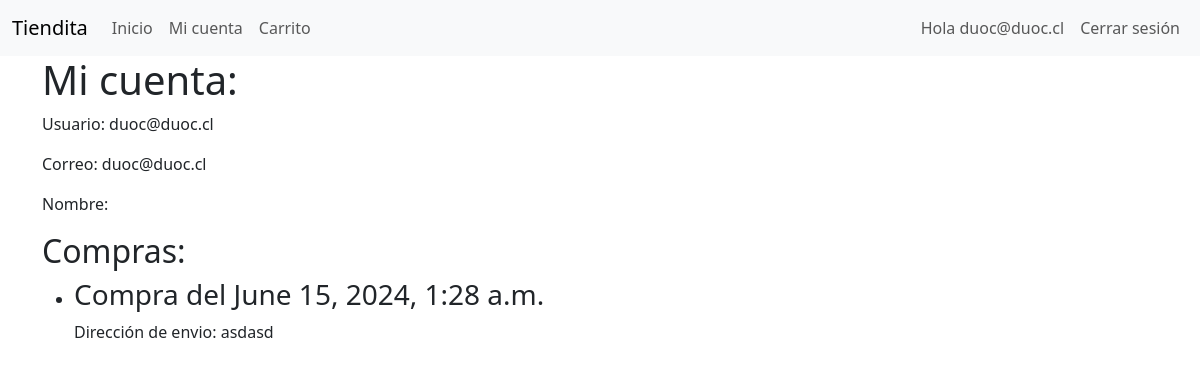
/mi-cuenta (signed in), run on an earlier commit of the app's database.
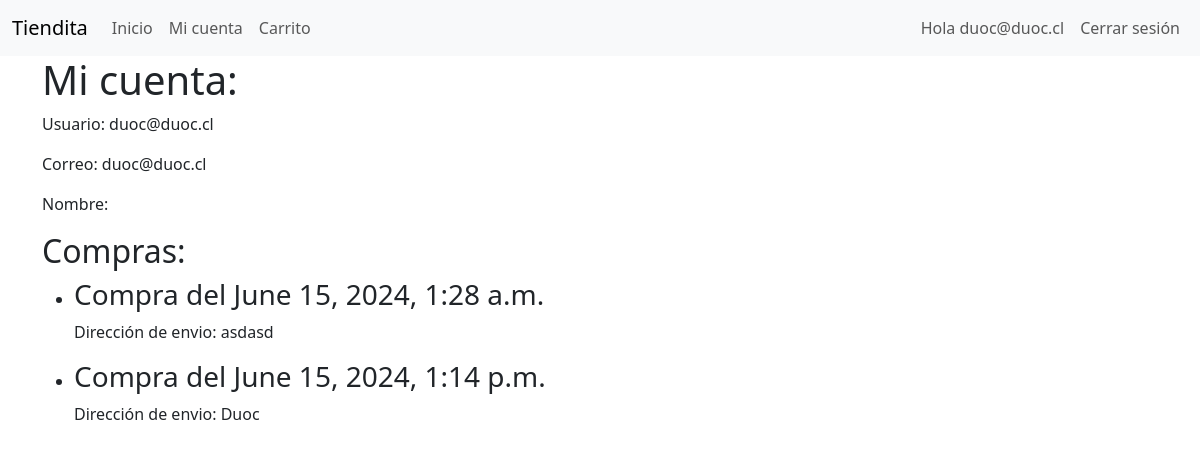
And on a later commit of the database.
### web/models.py (models this page shows)
class Compra(models.Model):
    id = models.BigAutoField(primary_key=True)
    total = models.IntegerField(null=False)
    fecha = models.DateTimeField(auto_now_add=True)
    direccion = models.CharField(max_length=2048,null=False)
    comprador = models.ForeignKey(User,on_delete=models.CASCADE)

### web/views.py (the view)
# urls.py: path('mi-cuenta',views.cuenta,name='cuenta'),
@login_required(login_url='/login')
def cuenta(request):
    mis_compras = Compra.objects.filter(comprador = request.user)
    f = Fernet(CLAVE_FERNET)
    compras = list(mis_compras.values())
    for compra in compras:
        dir = f.decrypt(compra['direccion'].encode()).decode('utf-8')
        compra['direccion'] = dir
    return render(request,'cuenta.html',{"compras":compras})

### web/templates/cuenta.html (shortened to what this page needs)
{% extends "base.html" %}
{% block contenido %}
 <h1>Mi cuenta:</h1>
 <p>Usuario: {{user.username}}</p>
 <p>Correo: {{user.email}}</p>
 <p>Nombre: {{user.name}}</p>
 <h2>Compras:</h2>
    <ul>
        {% for compra in compras %}
        <li>
            <h3>Compra del {{compra.fecha}}</h3>
            <p>Dirección de envio: {{compra.direccion}}</p>
        </li>
        {% endfor %}
{% endblock contenido %}

### web/templates/base.html (shortened to what this page needs)
{% load static %}
<!doctype html >
<html lang="es"
>
  <head>
    <link href="https://cdn.jsdelivr.net/npm/bootstrap@5.3.3/dist/css/bootstrap.min.css" rel="stylesheet">
    <link rel="stylesheet" href="{% static 'styles.css' %}">
  </head>
  <body>
    <nav class="navbar navbar-expand-lg bg-body-tertiary">
        <div class="container-fluid">
          <a class="navbar-brand" href="{% url "inicio" %}">Tiendita</a>
          <div class="collapse navbar-collapse" id="navbarNav">
            <ul class="navbar-nav">
              <li class="nav-item">
                <a class="nav-link" href="{% url "inicio" %}">Inicio</a>
              </li>
              <li class="nav-item">
                <a class="nav-link" href="{% url "cuenta" %}">Mi cuenta</a>
              </li>
              <li class="nav-item">
                <a class="nav-link" href="{% url "carro" %}">Carrito</a>
              </li>
            </ul>
          </div>
          <div class="derecha">
            <ul class="navbar-nav">
              {% if user.is_authenticated %}
              <li class="nav-item">
                <a class="nav-link" ">Hola {{user.username}}</a>
              </li>
              <li class="nav-item">
                <a class="nav-link" href="{% url "logout" %}">Cerrar sesión</a>
              </li>
              {% else %}
              <li class="nav-item">
                <a class="nav-link" href="{% url "login" %}">Login</a>
              </li>
              {% endif %}
            </ul>
          </div>
        </div>
      </nav>
    <div class="container">
        {% block contenido %}
        {% endblock contenido %}
    </div>
  </body>
</html>

What changed in the data, as far as the page shows it:
added Compra: fecha "June 15, 2024, 1:14 p.m.", direccion "Duoc"
